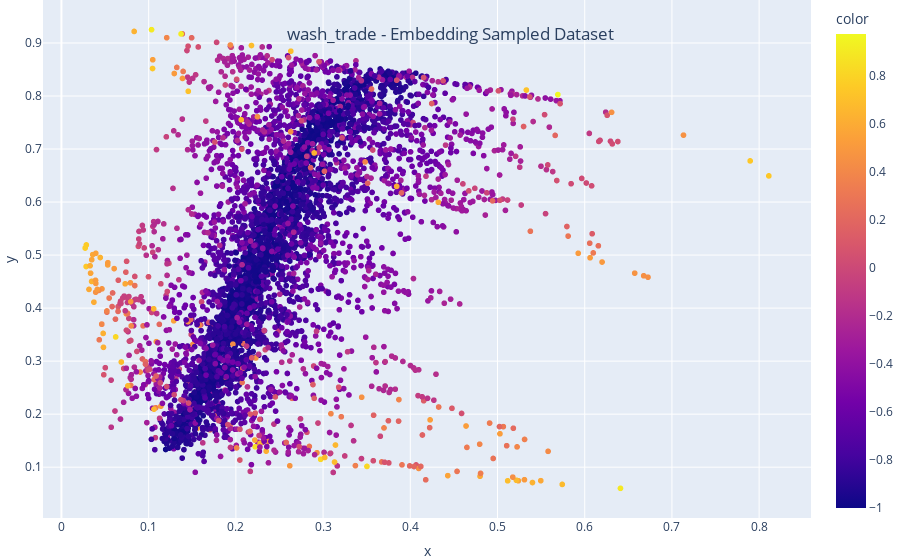

This figure's notebook cell:
### Markdown cell above
### Plot embeddings

### Code cell
plot_embedding(np.hstack([train_embedding, train_modulus.reshape(-1, 1), train_y.reshape(-1, 1)]),
                f'{manip_category} - Embedding Sampled Dataset',
                hue_modulus=True)

### Figure 1 — Plotly figure (JSON) as saved in the notebook; plotly's stock layout.template omitted (floating-point values rounded to 4 significant figures; data arrays with more than 128 entries replaced by an {"elided": "..."} marker saying what was removed)
{"data": [{"hovertemplate": "x=%{x}<br>y=%{y}<br>color=%{marker.color}<extra></extra>", "legendgroup": "", "marker": {"color": {"elided": "5029 float values"}, "coloraxis": "coloraxis", "symbol": "circle"}, "mode": "markers", "name": "", "showlegend": false, "type": "scattergl", "x": {"elided": "5029 float values"}, "xaxis": "x", "y": {"elided": "5029 float values"}, "yaxis": "y"}], "layout": {"coloraxis": {"colorbar": {"title": {"text": "color"}}, "colorscale": [[0, "#0d0887"], [0.1111, "#46039f"], [0.2222, "#7201a8"], [0.3333, "#9c179e"], [0.4444, "#bd3786"], [0.5556, "#d8576b"], [0.6667, "#ed7953"], [0.7778, "#fb9f3a"], [0.8889, "#fdca26"], [1, "#f0f921"]]}, "legend": {"tracegroupgap": 0}, "margin": {"b": 0, "l": 0, "r": 0, "t": 0}, "title": {"text": "wash_trade - Embedding Sampled Dataset", "x": 0.5, "xanchor": "center", "y": 0.95, "yanchor": "top"}, "xaxis": {"anchor": "y", "domain": [0, 1], "title": {"text": "x"}}, "yaxis": {"anchor": "x", "domain": [0, 1], "title": {"text": "y"}}}}
